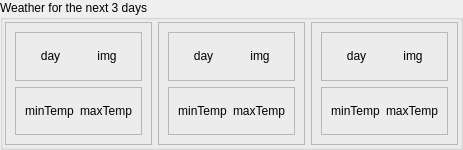
       <widget class="QGroupBox" name="groupBox">
        <property name="minimumSize">
         <size>
          <width>100</width>
          <height>150</height>
         </size>
        </property>
        <property name="maximumSize">
         <size>
          <width>16777215</width>
          <height>150</height>
         </size>
        </property>
        <property name="title">
         <string>Weather for the next 3 days</string>
        </property>
        <layout class="QHBoxLayout" name="horizontalLayout_6">
         <property name="leftMargin">
          <number>2</number>
         </property>
         <property name="topMargin">
          <number>2</number>
         </property>
         <property name="rightMargin">
          <number>2</number>
         </property>
         <property name="bottomMargin">
          <number>2</number>
         </property>
         <item>
          <widget class="QFrame" name="frame_2">
           <property name="frameShape">
            <enum>QFrame::StyledPanel</enum>
           </property>
           <property name="frameShadow">
            <enum>QFrame::Raised</enum>
           </property>
           <layout class="QVBoxLayout" name="verticalLayout">
            <item>
             <widget class="QFrame" name="frameInfoDay1">
              <property name="frameShape">
               <enum>QFrame::StyledPanel</enum>
              </property>
              <property name="frameShadow">
               <enum>QFrame::Raised</enum>
              </property>
              <layout class="QHBoxLayout" name="horizontalLayout_7">
               <item>
                <widget class="QLabel" name="label_16">
                 <property name="text">
                  <string>day</string>
                 </property>
                 <property name="textFormat">
                  <enum>Qt::RichText</enum>
                 </property>
                 <property name="alignment">
                  <set>Qt::AlignCenter</set>
                 </property>
                </widget>
               </item>
               <item>
                <widget class="QLabel" name="label_2">
                 <property name="text">
                  <string>img</string>
                 </property>
                 <property name="textFormat">
                  <enum>Qt::RichText</enum>
                 </property>
                 <property name="alignment">
                  <set>Qt::AlignCenter</set>
                 </property>
                </widget>
               </item>
              </layout>
             </widget>
            </item>
            <item>
             <widget class="QFrame" name="frameMinMaxDay1">
              <property name="frameShape">
               <enum>QFrame::StyledPanel</enum>
              </property>
              <property name="frameShadow">
               <enum>QFrame::Raised</enum>
              </property>
              <layout class="QHBoxLayout" name="horizontalLayout_8">
               <item>
                <widget class="QLabel" name="label_17">
                 <property name="text">
                  <string>minTemp</string>
                 </property>
                 <property name="textFormat">
                  <enum>Qt::RichText</enum>
                 </property>
                 <property name="alignment">
                  <set>Qt::AlignCenter</set>
                 </property>
                </widget>
               </item>
               <item>
                <widget class="QLabel" name="label_18">
                 <property name="text">
                  <string>maxTemp</string>
                 </property>
                 <property name="textFormat">
                  <enum>Qt::RichText</enum>
                 </property>
                 <property name="alignment">
                  <set>Qt::AlignCenter</set>
                 </property>
                </widget>
               </item>
              </layout>
             </widget>
            </item>
           </layout>
          </widget>
         </item>
         <item>
          <widget class="QFrame" name="frame_5">
           <property name="frameShape">
            <enum>QFrame::StyledPanel</enum>
           </property>
           <property name="frameShadow">
            <enum>QFrame::Raised</enum>
           </property>
           <layout class="QVBoxLayout" name="verticalLayout_2">
            <item>
             <widget class="QFrame" name="frameInfoDay2">
              <property name="frameShape">
               <enum>QFrame::StyledPanel</enum>
              </property>
              <property name="frameShadow">
               <enum>QFrame::Raised</enum>
              </property>
              <layout class="QHBoxLayout" name="horizontalLayout_9">
               <item>
                <widget class="QLabel" name="label_3">
                 <property name="text">
                  <string>day</string>
                 </property>
                 <property name="textFormat">
                  <enum>Qt::RichText</enum>
                 </property>
                 <property name="alignment">
                  <set>Qt::AlignCenter</set>
                 </property>
                </widget>
               </item>
               <item>
                <widget class="QLabel" name="label_19">
                 <property name="text">
                  <string>img</string>
                 </property>
                 <property name="textFormat">
                  <enum>Qt::RichText</enum>
                 </property>
                 <property name="alignment">
                  <set>Qt::AlignCenter</set>
                 </property>
                </widget>
               </item>
              </layout>
             </widget>
            </item>
            <item>
             <widget class="QFrame" name="frameMinMaxDay2">
              <property name="frameShape">
               <enum>QFrame::StyledPanel</enum>
              </property>
              <property name="frameShadow">
               <enum>QFrame::Raised</enum>
              </property>
              <layout class="QHBoxLayout" name="horizontalLayout_10">
               <item>
                <widget class="QLabel" name="label_20">
                 <property name="text">
                  <string>minTemp</string>
                 </property>
                 <property name="textFormat">
                  <enum>Qt::RichText</enum>
                 </property>
                 <property name="alignment">
                  <set>Qt::AlignCenter</set>
                 </property>
                </widget>
               </item>
               <item>
                <widget class="QLabel" name="label_21">
                 <property name="text">
                  <string>maxTemp</string>
                 </property>
                 <property name="textFormat">
                  <enum>Qt::RichText</enum>
                 </property>
                 <property name="alignment">
                  <set>Qt::AlignCenter</set>
                 </property>
                </widget>
               </item>
              </layout>
             </widget>
            </item>
           </layout>
          </widget>
         </item>
         <item>
          <widget class="QFrame" name="frame_3">
           <property name="frameShape">
            <enum>QFrame::StyledPanel</enum>
           </property>
           <property name="frameShadow">
            <enum>QFrame::Raised</enum>
           </property>
           <layout class="QVBoxLayout" name="verticalLayout_4">
            <item>
             <widget class="QFrame" name="frameInfoDay3">
              <property name="frameShape">
               <enum>QFrame::StyledPanel</enum>
              </property>
              <property name="frameShadow">
               <enum>QFrame::Raised</enum>
              </property>
              <layout class="QHBoxLayout" name="horizontalLayout_11">
               <item>
                <widget class="QLabel" name="label_22">
                 <property name="text">
                  <string>day</string>
                 </property>
                 <property name="textFormat">
                  <enum>Qt::RichText</enum>
                 </property>
                 <property name="alignment">
                  <set>Qt::AlignCenter</set>
                 </property>
                </widget>
               </item>
               <item>
                <widget class="QLabel" name="label_4">
                 <property name="text">
                  <string>img</string>
                 </property>
                 <property name="textFormat">
                  <enum>Qt::RichText</enum>
                 </property>
                 <property name="alignment">
                  <set>Qt::AlignCenter</set>
                 </property>
                </widget>
               </item>
              </layout>
             </widget>
            </item>
            <item>
             <widget class="QFrame" name="frameMinMaxTempDay3">
              <property name="frameShape">
               <enum>QFrame::StyledPanel</enum>
              </property>
              <property name="frameShadow">
               <enum>QFrame::Raised</enum>
              </property>
              <layout class="QHBoxLayout" name="horizontalLayout_12">
               <item>
                <widget class="QLabel" name="label_23">
                 <property name="text">
                  <string>minTemp</string>
                 </property>
                 <property name="textFormat">
                  <enum>Qt::RichText</enum>
                 </property>
                 <property name="alignment">
                  <set>Qt::AlignCenter</set>
                 </property>
                </widget>
               </item>
               <item>
                <widget class="QLabel" name="label_24">
                 <property name="text">
                  <string>maxTemp</string>
                 </property>
                 <property name="textFormat">
                  <enum>Qt::RichText</enum>
                 </property>
                 <property name="alignment">
                  <set>Qt::AlignCenter</set>
                 </property>
                </widget>
               </item>
              </layout>
             </widget>
            </item>
           </layout>
          </widget>
         </item>
        </layout>
       </widget>
